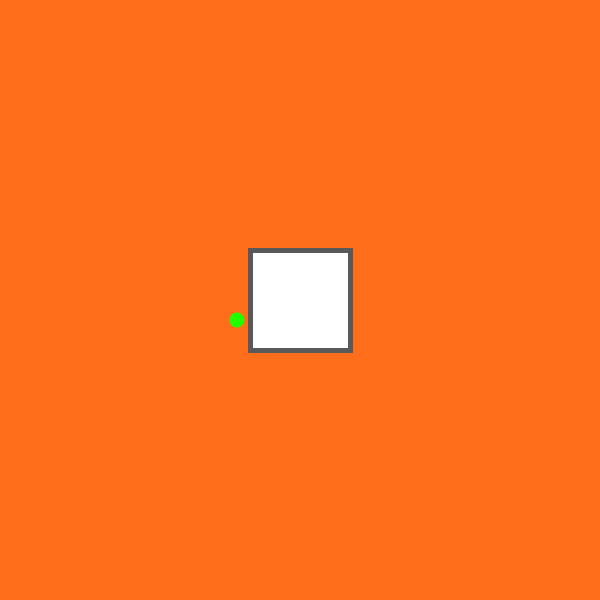
Frame 1 (no input)
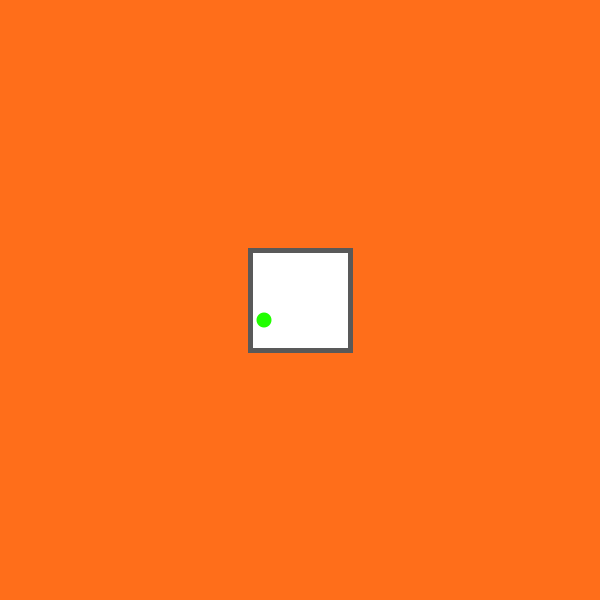
Frame 60 (the mouse pressed at the canvas centre just before this capture)
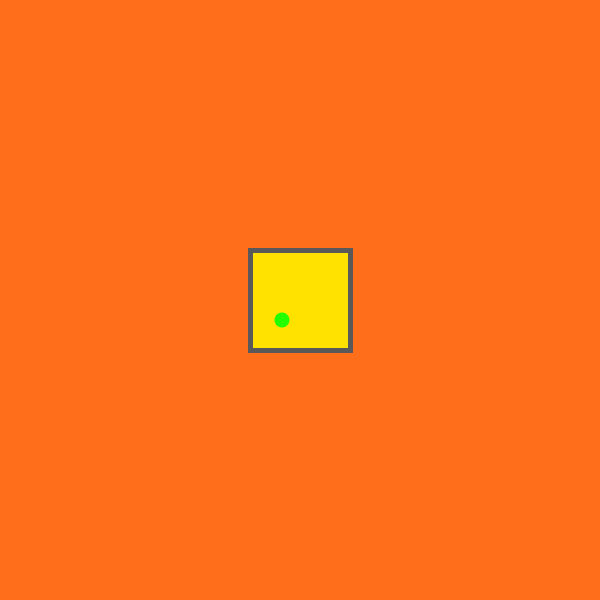
Frame 120 (the mouse held since frame 60 and released just before this capture)

The Processing sketch that drew these frames (run headless with seeded random() and noise(); from frame 60 on, the mouse is pressed at the canvas centre):

// Processing sketch: processing_91995
// ── processing_91995.pde

//Creative Computing
//Fervido Frias
//February 20, 2013.

float cx = 250;
float cy = 320;
float speed = 1;
 
void setup() {
  size(600, 600);
}
 
void draw() {
   
  strokeWeight(5);
  stroke(89);
  rectMode(CENTER);
  background(255, 110, 26);
    
  rect(width/2, height/2, 100, 100);
  noStroke();
  fill (33, 255, 0);
 
  ellipse(cx-13, cy, 15, 15);
  cx += speed*3;
 
  if (cx >= 350) {
    speed = -1;
   
}
  if (cx < 275) {
    speed = 1;
  
}
   
  if ((mouseX > 250) && (mouseX < 350) && (mouseY > 250) && (mouseY < 350)) {
    fill (255, 226, 0);
  }
  
else if (mousePressed) {
    fill (255, 0, 0);
  }
  else {
    fill (255);
  } 
 


}
